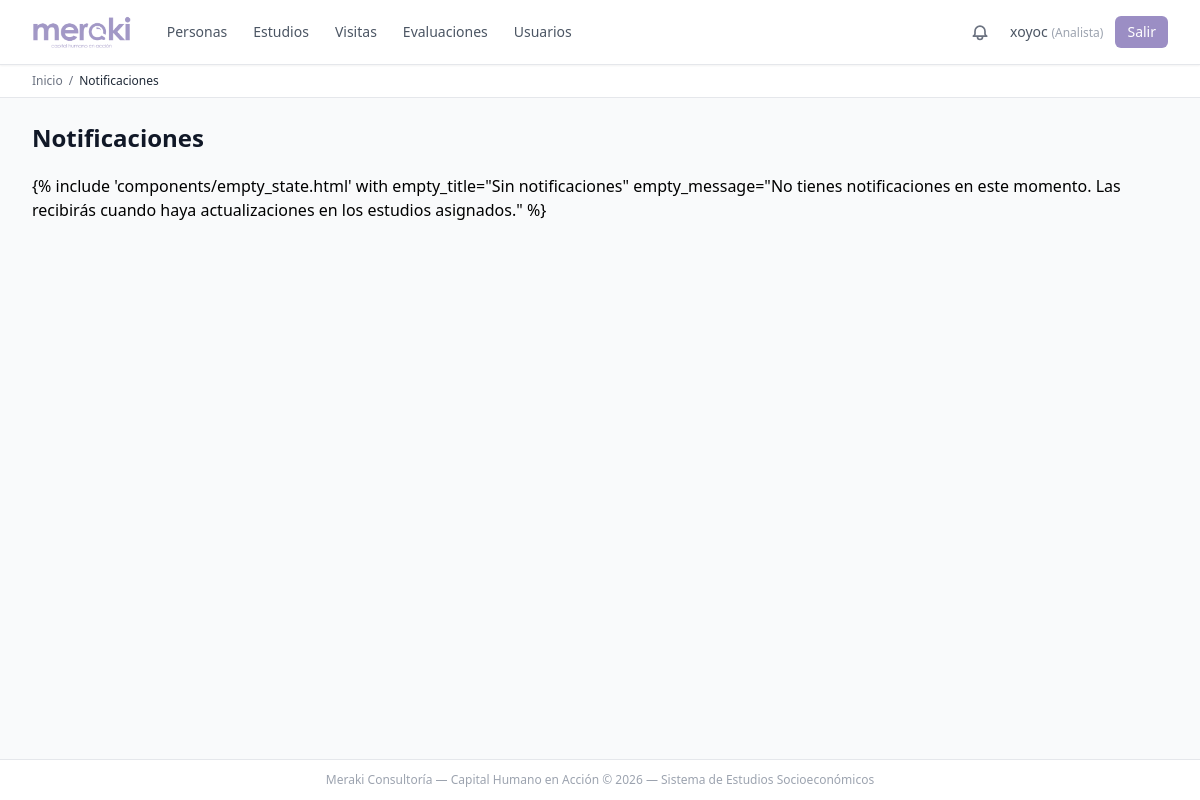
Before: /notificaciones/ (signed in) with the older database file.
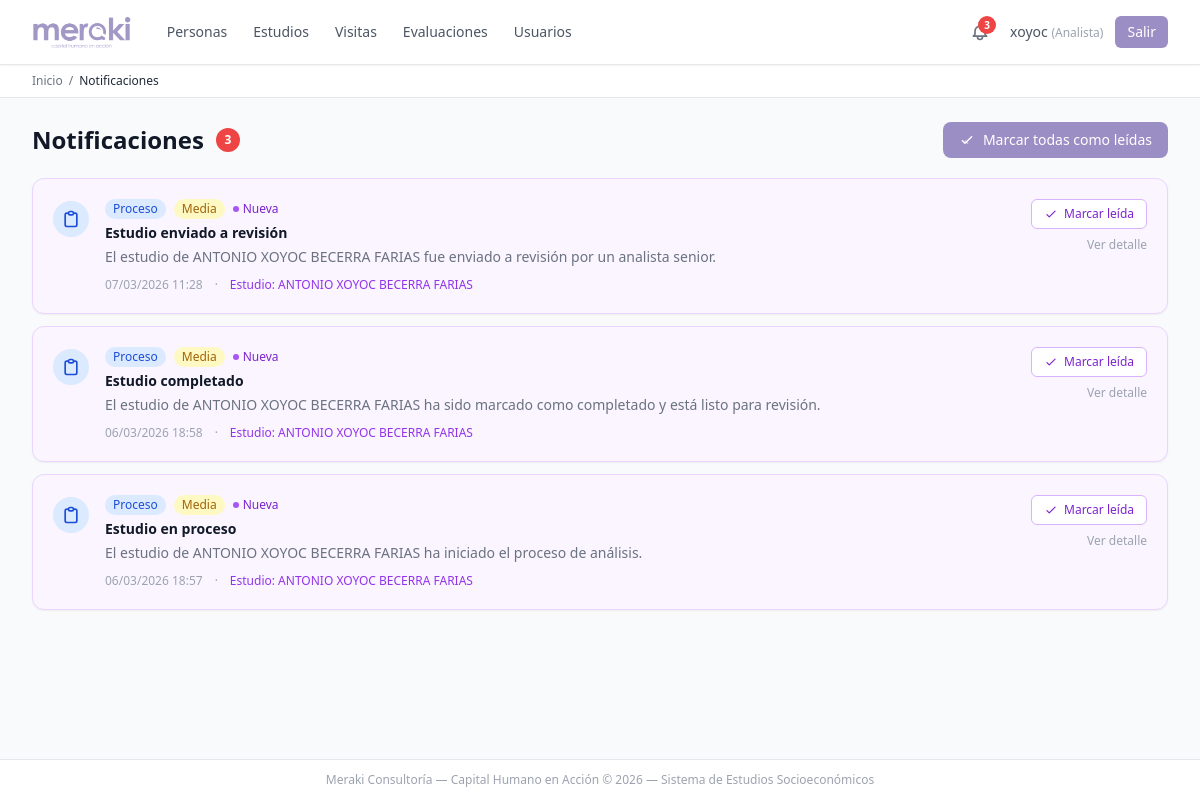
After: the same page with the newer database file.
### apps/notificaciones/models.py (models this page shows, shortened)
class Notificacion(TimestampModel):
    usuario = models.ForeignKey(User, on_delete=models.CASCADE, related_name='notificaciones')
    estudio = models.ForeignKey(EstudioSocioeconomico, on_delete=models.CASCADE, null=True, blank=True)
    TIPO_NOTIFICACION = [
        ('PRO', 'Proceso'),
        ('VIS', 'Visita'),
        ('DOC', 'Documentos'),
        ('APR', 'Aprobación'),
        ('REC', 'Rechazo'),
        ('SIS', 'Sistema'),
    ]
    tipo = models.CharField(max_length=3, choices=TIPO_NOTIFICACION)
    titulo = models.CharField(max_length=200)
    mensaje = models.TextField()
    leida = models.BooleanField(default=False)
    fecha_lectura = models.DateTimeField(null=True, blank=True)
    PRIORIDAD = [
        ('ALT', 'Alta'),
        ('MED', 'Media'),
        ('BAJ', 'Baja'),
    ]
    prioridad = models.CharField(max_length=3, choices=PRIORIDAD, default='MED')
    class Meta:
        verbose_name_plural = "Notificaciones"
        ordering = ['-created_at']

### apps/estudios/models.py (models this page shows, shortened)
class EstudioSocioeconomico(TimestampModel):
    persona = models.ForeignKey(Persona, on_delete=models.CASCADE, related_name='estudios')
    tipo_estudio = models.ForeignKey(TipoEstudio, on_delete=models.PROTECT)
    empresa_cliente = models.ForeignKey(
        EmpresaCliente, on_delete=models.SET_NULL, null=True, blank=True,
        related_name='estudios',
        verbose_name='Empresa que solicita el estudio'
    )
    ESTADO_ESTUDIO = [
        ('BOR', 'Borrador'),
        ('VIS', 'Visita programada'),
        ('PRO', 'En proceso'),
        ('COM', 'Completado'),
        ('REV', 'En revisión'),
        ('APR', 'Aprobado'),
        ('REC', 'Rechazado'),
        ('CAN', 'Cancelado'),
    ]
    estado = models.CharField(max_length=3, choices=ESTADO_ESTUDIO, default='BOR')
    fecha_programada_visita = models.DateTimeField(null=True, blank=True)
    fecha_realizacion = models.DateTimeField(null=True, blank=True)
    fecha_aprobacion = models.DateTimeField(null=True, blank=True)
    observaciones = models.TextField(blank=True)
    conclusion = models.TextField(blank=True)
    puntuacion_total = models.DecimalField(max_digits=5, decimal_places=2, null=True, blank=True)
    expectativas_salariales = models.CharField(
        max_length=200, blank=True,
        verbose_name='Expectativas económicas para la vacante'
    )
    MEDIO_ENTERADO = [
        ('FAC', 'Facebook'),
        ('REF', 'Referencia'),
        ('OTR', 'Otro'),
    ]
    medio_enterado_vacante = models.CharField(
        max_length=3, choices=MEDIO_ENTERADO, blank=True,
        verbose_name='Medio por el que se enteró de la vacante'
    )
    tiempo_traslado = models.CharField(
        max_length=100, blank=True,
        verbose_name='Tiempo aproximado de traslado domicilio-empresa'
    )
    comentarios_adicionales = models.TextField(
        blank=True,
        verbose_name='Comentarios adicionales del solicitante'
    )
    aspectos_positivos = models.TextField(
        blank=True,
        verbose_name='Aspectos positivos'
    )
    aspectos_negativos = models.TextField(
        blank=True,
        verbose_name='Aspectos negativos / áreas de oportunidad'
    )
    class Meta:
        verbose_name_plural = "Estudios socioeconómicos"
        ordering = ['-created_at']

### apps/personas/models.py (models this page shows, shortened)
class Persona(TimestampModel):
    folio = models.CharField(max_length=20, unique=True, editable=False)
    nombre = models.CharField(max_length=100)
    apellido_paterno = models.CharField(max_length=100)
    apellido_materno = models.CharField(max_length=100, blank=True)
    fecha_nacimiento = models.DateField()
    lugar_nacimiento = models.CharField(max_length=200, blank=True, verbose_name='Lugar de nacimiento')
    TIPO_IDENTIFICACION = [
        ('INE', 'INE/IFE'),
        ('PAS', 'Pasaporte'),
        ('CED', 'Cédula Profesional'),
        ('CAR', 'Cartilla Militar'),
        ('OTR', 'Otro'),
    ]
    tipo_identificacion = models.CharField(max_length=3, choices=TIPO_IDENTIFICACION)
    numero_identificacion = models.CharField(max_length=50)
    curp = models.CharField(max_length=18, validators=[RegexValidator(r'^[A-Z0-9]{18}$', 'CURP inválida')])
    rfc = models.CharField(max_length=13, blank=True, validators=[RegexValidator(r'^[A-Z&Ñ]{4}\d{6}[A-Z0-9]{3}$', 'RFC inválido')])
    nss = models.CharField(max_length=11, blank=True, verbose_name='NSS (Número de Seguridad Social)')
    licencia_manejo_folio = models.CharField(max_length=50, blank=True, verbose_name='Folio de licencia de manejo')
    cartilla_militar_folio = models.CharField(max_length=50, blank=True, verbose_name='Folio de cartilla militar')
    acta_nacimiento_numero = models.CharField(max_length=50, blank=True, verbose_name='Número de acta de nacimiento')
    email = models.EmailField()
    telefono_movil = models.CharField(max_length=15)
    telefono_fijo = models.CharField(max_length=15, blank=True)
    facebook_perfil = models.CharField(max_length=200, blank=True, verbose_name='Perfil de Facebook')
    ESTADO_CIVIL = [
        ('SOL', 'Soltero/a'),
        ('CAS', 'Casado/a'),
        ('ULB', 'Unión Libre'),
        ('DIV', 'Divorciado/a'),
        ('VIU', 'Viudo/a'),
        ('SEP', 'Separado/a'),
        ('OTR', 'Otro'),
    ]
    estado_civil = models.CharField(max_length=3, choices=ESTADO_CIVIL)
    numero_dependientes = models.IntegerField(default=0, validators=[MinValueValidator(0)])
    peso = models.DecimalField(
        max_digits=5, decimal_places=2, null=True, blank=True,
        verbose_name='Peso (kg)',
        validators=[MinValueValidator(0), MaxValueValidator(999)]
    )
    estatura = models.DecimalField(
        max_digits=5, decimal_places=2, null=True, blank=True,
        verbose_name='Estatura (cm)',
        validators=[MinValueValidator(0), MaxValueValidator(999)]
    )
    historial_residencias = models.TextField(
        blank=True,
        verbose_name='Historial de residencias anteriores',
        help_text='Lugar, período (año inicio-fin) y motivo del cambio de residencia'
    )
    periodos_sin_laborar = models.TextField(
        blank=True,
        verbose_name='Períodos sin laborar',
        help_text='Período (mes/año inicio-fin) y actividad durante ese tiempo'
    )
    actividades_tiempo_libre = models.TextField(
        blank=True,
        verbose_name='Actividades en tiempo libre',
        help_text='Tipo de actividad, frecuencia y tiempo dedicado'
    )
    activo = models.BooleanField(default=True)
    class Meta:
        verbose_name_plural = "Personas"
        indexes = [
            models.Index(fields=['folio']),
            models.Index(fields=['curp']),
            models.Index(fields=['apellido_paterno', 'apellido_materno', 'nombre']),
        ]
    @property
    def nombre_completo(self):
        return f"{self.nombre} {self.apellido_paterno} {self.apellido_materno}".strip()

### apps/notificaciones/views.py (the view)
# urls.py: path('', views.NotificacionListView.as_view(), name='notificacion_list'),
class NotificacionListView(LoginRequiredMixin, ListView):
    model = Notificacion
    template_name = 'notificaciones/notificacion_list.html'
    context_object_name = 'notificaciones'
    paginate_by = 25
    def get_queryset(self):
        return Notificacion.objects.filter(usuario=self.request.user)
    def get_context_data(self, **kwargs):
        ctx = super().get_context_data(**kwargs)
        ctx['no_leidas'] = self.get_queryset().filter(leida=False).count()
        return ctx

### apps/notificaciones/context_processors.py (called while the page is built)
def notif_count(request):
    if not request.user.is_authenticated:
        return {'notif_count_global': 0}
    count = Notificacion.objects.filter(
        usuario=request.user, leida=False
    ).count()
    return {'notif_count_global': count}

### apps/usuarios/context_processors.py (called while the page is built)
def perfil_usuario(request):
    if not request.user.is_authenticated:
        return {
            'perfil_usuario': None,
            'es_analista': False,
            'es_inspector': False,
        }
    try:
        perfil = request.user.perfil
    except PerfilUsuario.DoesNotExist:
        perfil = None
    return {
        'perfil_usuario': perfil,
        'es_analista': perfil.es_analista if perfil else False,
        'es_inspector': perfil.es_inspector if perfil else False,
    }

### apps/usuarios/models.py (called while the page is built)
    @property
    def es_analista(self):
        return self.rol == 'ANA'

    @property
    def es_inspector(self):
        return self.rol == 'INS'

### templates/notificaciones/notificacion_list.html (shortened to what the changed rows need)
{% extends "base.html" %}
{% block breadcrumbs %}
<div class="bg-white border-b border-gray-200">
  <div class="max-w-7xl mx-auto px-4 sm:px-6 lg:px-8 py-2 text-xs text-gray-500 flex items-center gap-1.5">
  </div>
</div>
{% endblock %}
{% block content %}
<div class="flex flex-col sm:flex-row sm:items-center sm:justify-between gap-4 mb-5">
  <div class="flex items-center gap-3">
    <h1 class="text-2xl font-bold text-gray-900">Notificaciones</h1>
    {% if no_leidas %}
    <span class="inline-flex items-center justify-center min-w-[1.5rem] h-6 px-1.5 text-xs font-bold text-white bg-red-500 rounded-full"
          aria-label="{{ no_leidas }} notificaciones sin leer">
      {{ no_leidas }}
    </span>
    {% endif %}
  </div>
  {% if no_leidas %}
  <form method="post"
        action="{% url 'notificaciones:marcar_todas_leidas' %}"
        hx-post="{% url 'notificaciones:marcar_todas_leidas' %}"
        hx-swap="none"
        hx-headers='{"X-CSRFToken": "{{ csrf_token }}"}'
        hx-on::after-request="window.location.reload()">
    <button type="submit"
            class="inline-flex items-center gap-2 px-4 py-2 text-sm font-medium text-white rounded-lg transition-colors"
            style="background-color: var(--meraki-purple);"
            onmouseover="this.style.backgroundColor='var(--meraki-purple-dark)'"
            onmouseout="this.style.backgroundColor='var(--meraki-purple)'">
      <svg class="h-4 w-4" fill="none" viewBox="0 0 24 24" stroke="currentColor" stroke-width="2" aria-hidden="true">
        <path stroke-linecap="round" stroke-linejoin="round" d="M5 13l4 4L19 7"/>
        <path stroke-linecap="round" stroke-linejoin="round" d="M9 13l4 4" opacity="0.5"/>
      </svg>
      Marcar todas como leídas
    </button>
  </form>
  {% endif %}
</div>
{% if notificaciones %}
<div class="space-y-3" id="lista-notificaciones">
  {% for notif in notificaciones %}
  <div id="notif-{{ notif.pk }}"
       class="rounded-xl border shadow-sm transition-colors
              {% if notif.leida %}bg-white border-gray-200{% else %}bg-purple-50 border-purple-200{% endif %}">
    <div class="p-4 sm:p-5">
      <div class="flex items-start gap-4">
        <div class="flex-shrink-0 mt-0.5">
          {% if notif.tipo == 'PRO' %}
          <span class="inline-flex items-center justify-center h-9 w-9 rounded-full bg-blue-100 text-blue-700"
                title="{{ notif.get_tipo_display }}">
            <svg class="h-5 w-5" fill="none" viewBox="0 0 24 24" stroke="currentColor" stroke-width="2" aria-hidden="true">
              <path stroke-linecap="round" stroke-linejoin="round" d="M9 5H7a2 2 0 00-2 2v12a2 2 0 002 2h10a2 2 0 002-2V7a2 2 0 00-2-2h-2M9 5a2 2 0 002 2h2a2 2 0 002-2M9 5a2 2 0 012-2h2a2 2 0 012 2"/>
            </svg>
          </span>
          {% endif %}
        </div>
        <div class="flex-1 min-w-0">
          <div class="flex flex-wrap items-center gap-2 mb-1">
            <span class="inline-flex items-center px-2 py-0.5 rounded-full text-xs font-medium
              {% if notif.tipo == 'PRO' %}bg-blue-100 text-blue-700
              {% elif notif.tipo == 'VIS' %}bg-cyan-100 text-cyan-700
              {% elif notif.tipo == 'DOC' %}bg-yellow-100 text-yellow-700
              {% elif notif.tipo == 'APR' %}bg-green-100 text-green-700
              {% elif notif.tipo == 'REC' %}bg-red-100 text-red-700
              {% else %}bg-gray-100 text-gray-600{% endif %}">
              {{ notif.get_tipo_display }}
            </span>
            <span class="inline-flex items-center px-2 py-0.5 rounded-full text-xs font-medium
              {% if notif.prioridad == 'ALT' %}bg-red-100 text-red-700
              {% elif notif.prioridad == 'MED' %}bg-yellow-100 text-yellow-700
              {% else %}bg-green-100 text-green-700{% endif %}"
                  aria-label="Prioridad {{ notif.get_prioridad_display }}">
              {{ notif.get_prioridad_display }}
            </span>
            {% if not notif.leida %}
            <span class="inline-flex items-center gap-1 text-xs font-medium text-purple-700">
              <span class="h-1.5 w-1.5 rounded-full bg-purple-500 inline-block"></span>
              Nueva
            </span>
            {% endif %}
          </div>
          <a href="{% url 'notificaciones:notificacion_detail' pk=notif.pk %}"
             class="block text-sm font-semibold {% if notif.leida %}text-gray-800{% else %}text-gray-900{% endif %} hover:text-purple-700 leading-snug mb-1">
            {{ notif.titulo }}
          </a>
          <p class="text-sm text-gray-500 line-clamp-2 leading-relaxed mb-2">
            {{ notif.mensaje }}
          </p>
          <div class="flex flex-wrap items-center gap-3 text-xs text-gray-400">
            <time datetime="{{ notif.created_at|date:'c' }}">
              {{ notif.created_at|date:"d/m/Y H:i" }}
            </time>
            {% if notif.estudio %}
            <span aria-hidden="true">&middot;</span>
            <a href="{% url 'estudios:estudio_detail' pk=notif.estudio.pk %}"
               class="text-purple-600 hover:text-purple-800 hover:underline font-medium">
              Estudio: {{ notif.estudio.persona.nombre_completo }}
            </a>
            {% endif %}
          </div>
        </div>
        <div class="flex-shrink-0 flex flex-col items-end gap-2">
          {% if not notif.leida %}
          <form method="post"
                action="{% url 'notificaciones:marcar_leida' pk=notif.pk %}"
                hx-post="{% url 'notificaciones:marcar_leida' pk=notif.pk %}"
                hx-swap="none"
                hx-headers='{"X-CSRFToken": "{{ csrf_token }}"}'
                hx-on::after-request="document.getElementById('notif-{{ notif.pk }}').classList.remove('bg-purple-50','border-purple-200'); document.getElementById('notif-{{ notif.pk }}').classList.add('bg-white','border-gray-200'); this.closest('form').remove();">
            <button type="submit"
                    class="inline-flex items-center gap-1.5 px-3 py-1.5 text-xs font-medium text-purple-700 bg-white border border-purple-300 rounded-md hover:bg-purple-50 transition-colors focus:outline-none focus:ring-2 focus:ring-offset-1 focus:ring-purple-400"
                    title="Marcar como leída">
              <svg class="h-3.5 w-3.5" fill="none" viewBox="0 0 24 24" stroke="currentColor" stroke-width="2" aria-hidden="true">
                <path stroke-linecap="round" stroke-linejoin="round" d="M5 13l4 4L19 7"/>
              </svg>
              Marcar leída
            </button>
          </form>
          {% endif %}
          <a href="{% url 'notificaciones:notificacion_detail' pk=notif.pk %}"
             class="text-xs text-gray-400 hover:text-purple-600 transition-colors"
             title="Ver detalle completo">
            Ver detalle
          </a>
        </div>
      </div>
    </div>
  </div>
  {% endfor %}
</div>
{% else %}
{% include 'components/empty_state.html' with
    empty_title="Sin notificaciones"
    empty_message="No tienes notificaciones en este momento. Las recibirás cuando haya actualizaciones en los estudios asignados." %}
{% endif %}
{% endblock %}

Changed rows visible on the page:
added Notificacion: tipo "Proceso", prioridad "Media", leida False (drawn), titulo "Estudio enviado a revisión", mensaje "El estudio de ANTONIO XOYOC BECERRA FARIAS fue enviado a revisión por un analista senior.", created_at "07/03/2026 11:28", estudio.persona.nombre_completo "ANTONIO XOYOC BECERRA FARIAS"
added Notificacion: tipo "Proceso", prioridad "Media", leida False (drawn), titulo "Estudio completado", mensaje "El estudio de ANTONIO XOYOC BECERRA FARIAS ha sido marcado como completado y está listo para revisión.", created_at "06/03/2026 18:58", estudio.persona.nombre_completo "ANTONIO XOYOC BECERRA FARIAS"
added Notificacion: tipo "Proceso", prioridad "Media", leida False (drawn), titulo "Estudio en proceso", mensaje "El estudio de ANTONIO XOYOC BECERRA FARIAS ha iniciado el proceso de análisis.", created_at "06/03/2026 18:57", estudio.persona.nombre_completo "ANTONIO XOYOC BECERRA FARIAS"
Other visible differences:
{{ notif_count }}: (not shown) → "3"
{{ no_leidas }}: (not shown) → "3"
text no longer shown: "{% include 'components/empty_state.html' with empty_title=\"Sin notificaciones\" empty_message=\"No tienes notificaciones en este momento. Las recibirás cuando haya actualizaciones en los estudios asignados.\" %}"
text now shown: "Marcar todas como leídas"
